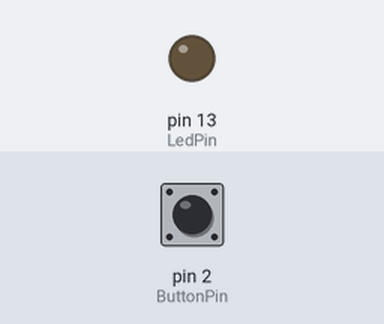
The sketch below on a simulated Arduino Uno, built with avr-gcc and run on an emulated ATmega328P. On the bench: output pins drawn as LEDs (lit = HIGH). The inputs (shaded band) are chosen by the test bench; at power-on: pin 2 (ButtonPin) HIGH.

Above: at 1.2 s.
1.3 s: pin 2 (ButtonPin) pulled LOW for 0.15 s
At 1.37 s:
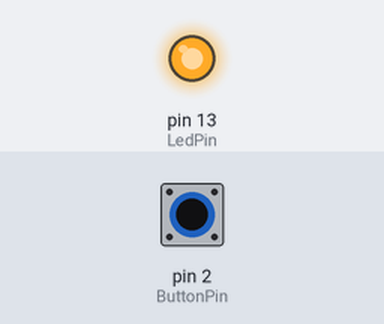
2.9 s: pin 2 (ButtonPin) pulled LOW for 3.2 s
At 7.0 s:
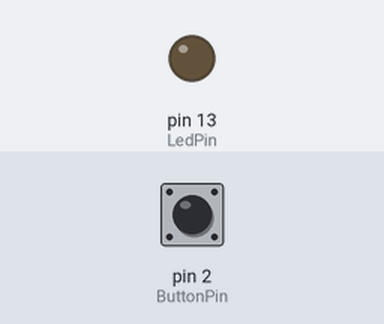
Timing chart, 0 to 8.5 s (numbered marks = the images above; inputs shaded):
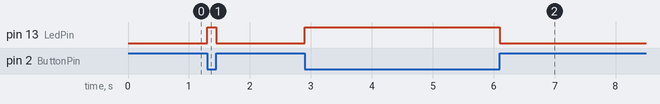

Measured:
- after the input at 1.3 s, pin 13 (LedPin): LOW → HIGH at once, → LOW 0.15 s later
- after the input at 2.9 s, pin 13 (LedPin): LOW → HIGH at once, → LOW 3.2 s later

The sketch:

sketch_may11a.ino
```cpp
#define LedPin 13
#define ButtonPin 2

void setup() {
    pinMode(LedPin, OUTPUT);
    pinMode(ButtonPin, INPUT_PULLUP);
    digitalWrite(LedPin, LOW);
    attachInterrupt(digitalPinToInterrupt(ButtonPin), my_ISR, HIGH); // HIGH高電位觸發 LOW低電位觸發 FALLING壓下去 RISING放開 CHANGE改變就觸發

}

void loop() {}

void my_ISR() {
    digitalWrite(LedPin, !digitalRead(LedPin));
}
```
